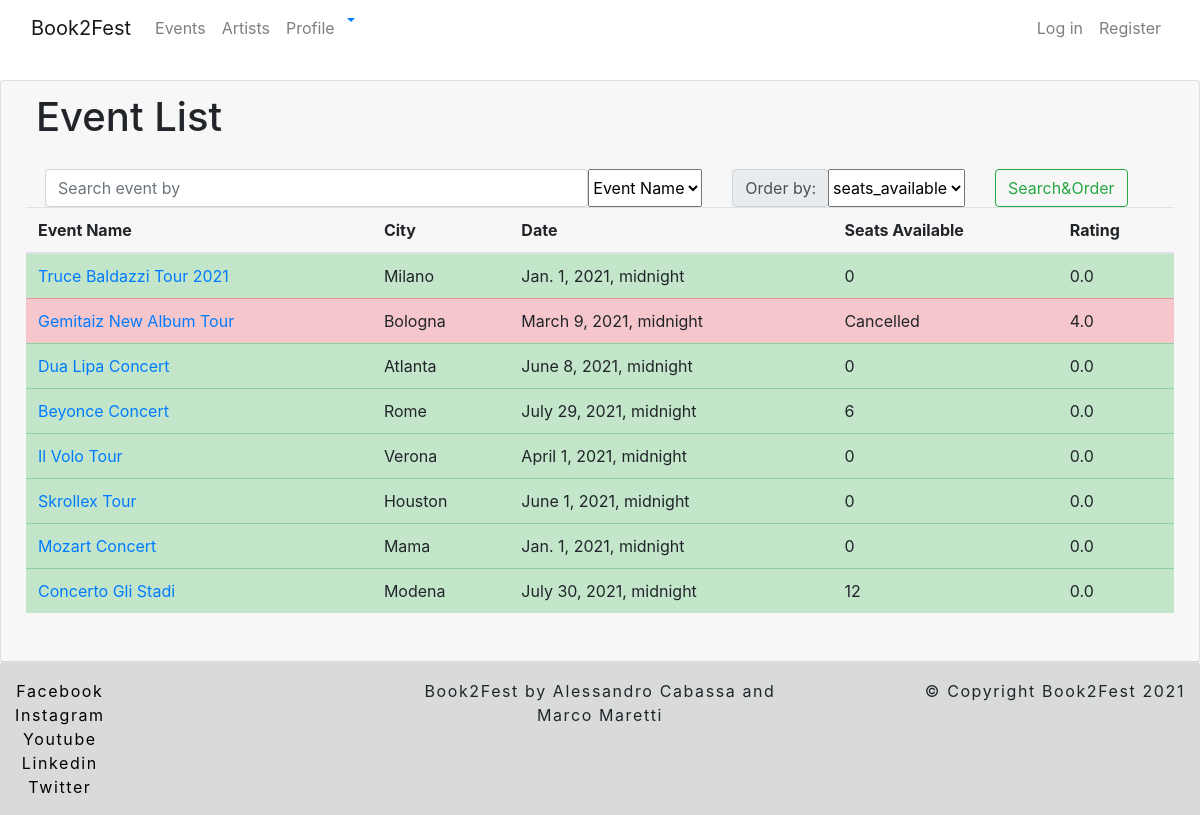
Page /book2fest/event/list on the earlier database version.
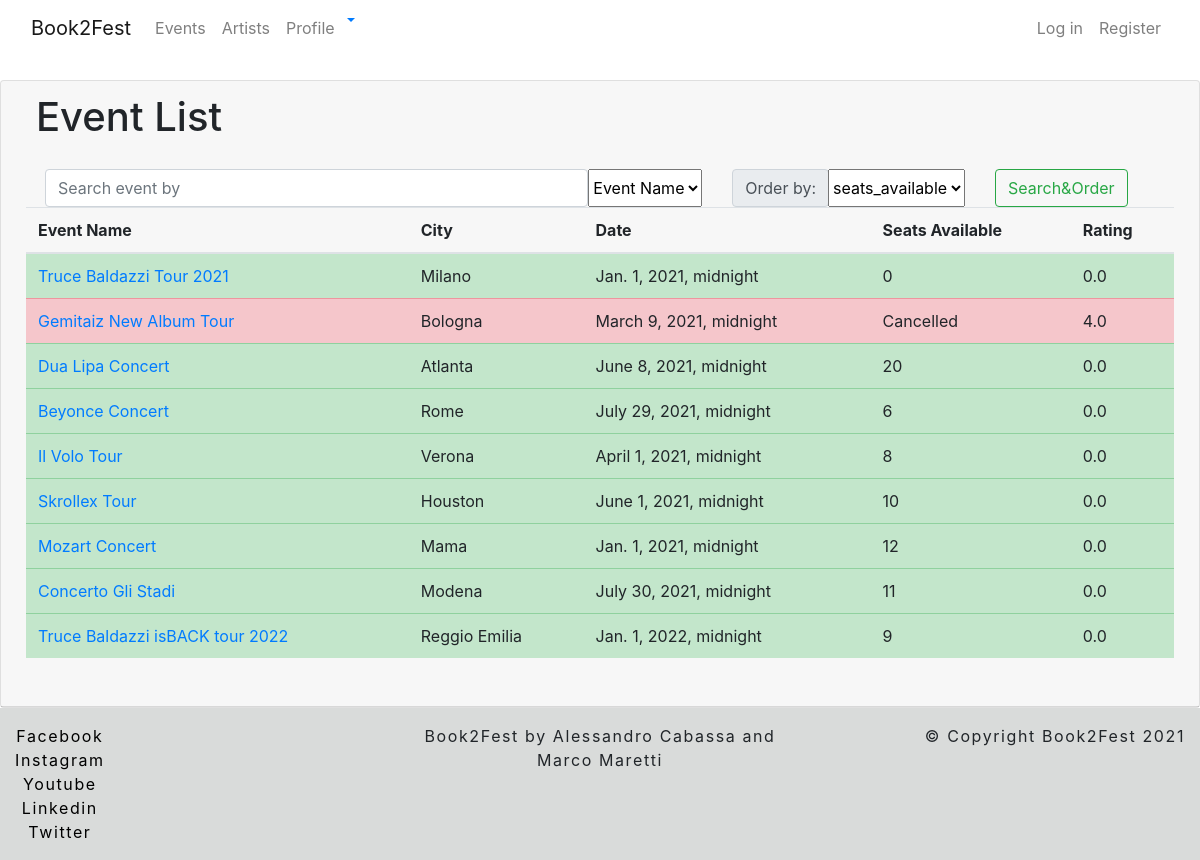
Same page on the later database version.
### book2fest/models.py (models this page shows, shortened)
class EventProfile(models.Model):
    user = models.ForeignKey(OrganizerProfile, related_name='event_user', on_delete=models.CASCADE)
    event_name = models.CharField(max_length=60)
    brief_description = models.TextField()
    description = models.TextField()
    artist_list = models.ManyToManyField(Artist)
    city = models.CharField(max_length=32)
    province = models.CharField(max_length=2)
    cap = models.CharField(max_length=5)
    country = models.CharField(max_length=32)
    address = models.CharField(max_length=32)
    how_to_reach = models.CharField(max_length=300)
    max_capacity = models.IntegerField()
    seats_available = models.IntegerField(default=None, blank=True, null=True)
    avg_rating = models.FloatField(default=None, blank=True, null=True)
    event_start = models.DateTimeField()
    event_end = models.DateTimeField()
    services = models.ManyToManyField(Service)# An event has many services, a service can be offered by many events (m to n)
    cancelled = models.BooleanField(default=False)

### book2fest/views.py (the view, shortened to what this page needs)
# urls.py: path('event/list', EventList.as_view(), name='event-list'),
class EventList(ListView):
    model = EventProfile
    template_name = "book2fest/event/list.html"
    def get_queryset(self):
        result = super(EventList, self).get_queryset()
        query = self.request.GET.get('search', None)
        filter = self.request.GET.get('search-filter', None)
        return result
    def get_ordering(self):
        ordering = self.request.GET.get('order-filter')
        if ordering == "avg_rating":
            ordering = "-avg_rating"
        if ordering == "seats_available":
            ordering = "-seats_available"
        return ordering
    def get_context_data(self, *, object_list=None, **kwargs):
        context = super(EventList, self).get_context_data(**kwargs)
        context['order_filters'] = ['event_name', 'event_start', 'avg_rating', 'seats_available']
        try:
            for event in self.object_list:
                event_seats = Seat.objects.all().filter(event=event.pk)
                seat_not_available = Seat.objects.all().filter(event=event.pk, available=False).count()
                event.seats_available  = event_seats.count() - seat_not_available
                event_tickets = Ticket.objects.all().filter(seat__in=event_seats)
                qs = Review.objects.filter(ticket__in=event_tickets).aggregate(Avg('rating'))
                if not qs.get('rating__avg'):
                    event.avg_rating = 0.0
                else:
                    event.avg_rating = qs.get('rating__avg')
                event.save()
            if not isinstance(self.request.user, AnonymousUser):
                context['organizer'] = OrganizerProfile.objects.get(user=self.request.user)
        except ObjectDoesNotExist:
            context['organizer'] = None
        return context

### book2fest/templates/book2fest/event/list.html (shortened to what this page needs)
{% extends 'base_list.html' %}
{% block content_title %}Event List{% endblock %}
{% block thead %}
    <th>Event Name</th>
    <th>City</th>
    <th>Date</th>
    <th>Seats Available</th>
    <th>Rating</th>
{% endblock %}
{% block tbody %}
    {% for event in object_list  %}
        {% if event.available == 0 or event.cancelled %}
            <tr class="table-danger">
                {% else %}
            <tr class="table-success">
        {% endif %}
    <td><a href="{% url 'book2fest:event-detail' event.pk %}">{{ event.event_name }}</a></td>
    <td>{{ event.city }}</td>
    <td>{{ event.event_start }}</td>
    {% if event.cancelled %}
        <td>Cancelled</td>
    {% else %}
        <td>{{ event.seats_available}}</td>
    {% endif %}
    <td>{{event.avg_rating}}</td>
    </tr>
    {% endfor %}
{% endblock %}

### templates/base_list.html (shortened to what this page needs)
{% extends 'base.html' %}
{% block content %}
    <div class="card" >
    <div class="card-header">
        <div class="container-fluid">
            <div class="row row-cols-2">
                <div class="col-sm-4">
                    <h1>{% block content_title %}{% endblock %}</h1>
                </div>
            </div>
        </div>
        <div class="card-body">
            <div class="row">
                <form class="container" style="margin:auto; left:0; right:0;">
                    <div class="row justify-content-md-center">
                        <div class="col">
                            <div class="d-flex">
                                <input class="form-control me-2" type="search" name="search" placeholder="Search event by" aria-label="Search">
                                <select class="form-select" name="search-filter" aria-label="Default select example">
                                    <option value="event_name" selected>Event Name</option>
                                </select>
                            </div>
                        </div>
                        <div class="col-md-auto">
                            <div class="d-flex">
                                <div class="input-group-prepend">
                                    <span class="input-group-text">Order by:</span>
                                </div>
                                <select class="form-select" name="order-filter" aria-label="Default select example">
                                    {% for filter in order_filters %}
                                        <option value="{{filter}}" selected>{{filter}}</option>
                                    {% endfor %}
                                </select>
                            </div>
                        </div>
                        <div class="col col-lg-2">
                            <div class="d-flex">
                                <button class="btn btn-outline-success" type="submit">Search&Order</button>
                            </div>
                        </div>
                    </div>
                </form>
            </div>
            <div class="row">
                <table class="table">
                    <thead>
                    <tr>
                        {% block thead %}
                        {% endblock %}
                    </tr>
                    </thead>
                    <tbody>
                    {% block tbody %}
                    {% endblock %}
                    </tbody>
                </table>
            </div>
        </div>
    </div>
    </div>
{% endblock %}

### templates/base.html (shortened to what this page needs)
{% load static %}
{% load notifications_tags %}
<html lang="en">
<head>
    <link rel="stylesheet"
          href="https://cdn.jsdelivr.net/npm/bootstrap@4.6.0/dist/css/bootstrap.min.css"
>
    <link rel="stylesheet" href="https://cdn.jsdelivr.net/npm/bootstrap-icons@1.5.0/font/bootstrap-icons.css">
    <link rel="stylesheet" href="{% static 'css/main.css' %}" type="text/css">
</head>
<body>
{% include 'navbar.html' %}
{% block content %}
{% endblock %}
<div class="container-fluid footer">
    <div class="row justify-content-between">
        <div class="col-xl d-flex justify-content-xl-start justify-content-center">
            <ul class="footer-list">
                <li><a href="http://www.facebook.com" class="sposta">Facebook</a></li>
                <li><a href="http://www.instagram.com" class="sposta">Instagram</a></li>
                <li><a href="http://www.youtube.com" class="sposta">Youtube</a></li>
                <li><a href="http://www.linkedin.com" class="sposta">Linkedin</a></li>
                <li><a href="http://www.twitter.com" class="sposta">Twitter</a></li>
            </ul>
        </div>
        <div class="col-xl d-flex justify-content-xl-center justify-content-center">
            <p class="footer-name">Book2Fest by Alessandro Cabassa and Marco Maretti</p>
        </div>
        <div class="col-xl d-flex justify-content-xl-end justify-content-center">
            <p>&copy Copyright Book2Fest 2021</p>
        </div>
    </div>
</div>
</body>
</html>

### templates/navbar.html (shortened to what this page needs)
{% load notifications_tags %}
<header>
    <nav class="navbar navbar-expand-md navbar-light bg-white fixed-top">
        <div class="container-fluid">
            <a class="navbar-brand" href="{% url 'homepage' %}">Book2Fest</a>
            <div class="collapse navbar-collapse justify-content-between " id="navbarCollapse">
                <ul class="navbar-nav me-auto mb-2 mb-md-0 ">
                    <li class="nav-item">
                        <a class="nav-link" aria-current="page" href="{% url 'book2fest:event-list' %}">Events</a>
                    </li>
                    <li class="nav-item">
                        <a class="nav-link" href="{% url 'book2fest:artist-list' %}">Artists</a>
                    </li>
                    <li class="nav-item">
                        <a class="nav-link" href="{% url 'book2fest:profile' %}">Profile</a>
                    </li>
                    <li class="dropdown">
                        <a href="#" class="dropdown-toggle" data-toggle="dropdown">
                        </a>
                    </li>
                </ul>
                <ul class="navbar-nav">
                    <li class="nav-item">
                        {% if not user.is_authenticated %}
                            <ul class="navbar-nav me-auto mb-2 mb-md-0 ">
                                <li class="nav-item">
                                    <a class="nav-link" href="{% url 'login' %}">Log in</a>
                                </li>
                                <li>
                                    <a class="nav-link" href="{% url 'user-create' %}">Register</a>
                                </li>
                            </ul>
                        {% endif %}
                    </li>
                </ul>
            </div>
        </div>
    </nav>
</header>

### static/css/main.css (style rules this page uses)
body { margin-top: 5rem; overflow-x: hidden; }
.footer { padding-top:1rem; background-color: #d9dbda; letter-spacing: 0.1rem; }
.footer-list { list-style-type: none; padding-inline-start: 0; text-align:center; }
.footer a { color: black; }
.footer-name { text-align:center; }

Differences in the rows shown:
changed EventProfile "Dua Lipa Concert": seats_available "0" → "20"
changed EventProfile "Il Volo Tour": seats_available "0" → "8"
changed EventProfile "Skrollex Tour": seats_available "0" → "10"
changed EventProfile "Mozart Concert": seats_available "0" → "12"
changed EventProfile "Concerto Gli Stadi": seats_available "12" → "11"
added EventProfile: event_name "Truce Baldazzi isBACK tour 2022", city "Reggio Emilia", event_start "Jan. 1, 2022, midnight", seats_available "9", avg_rating "0.0"
